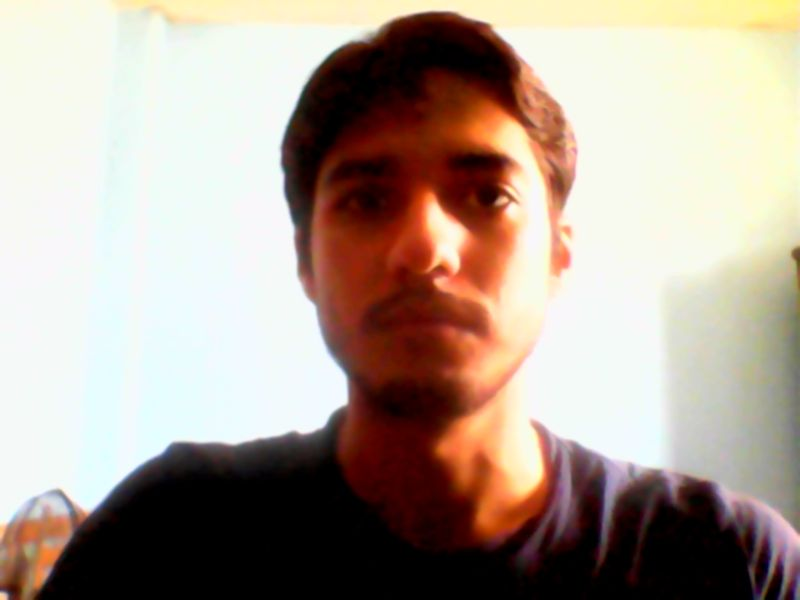
#> input picture haar/dataset/1/foto1.jpg, 800 x 600 px
$ python HAAR.py
#> lines starting #> are read from the running program, lines starting #| are printed output that depends on the picture; after the words box and inside, x2 and y2 are one past the last pixel; in counts of white or black regions, pixels touching at a corner belong together
import cv2
import os
import numpy as np
from PIL import Image
from matplotlib import pyplot as plt

# Ruta al dataset
path = 'dataset'

# Crear el reconocedor LBPH
recognizer = cv2.face.LBPHFaceRecognizer_create()

# Cargar el clasificador Haar Cascade
detector = cv2.CascadeClassifier("haarcascade_frontalface_default.xml")

# Función para obtener imágenes y etiquetas
def get_images_and_labels(path):
#> called with path = 'dataset'
    face_samples = []
    ids = []

    # Recorrer cada carpeta de persona en el dataset
    for person_folder in os.listdir(path):
        # Ignorar carpetas que no sean de personas (como .ipynb_checkpoints)
        if person_folder == '.ipynb_checkpoints':
            continue

        person_path = os.path.join(path, person_folder)
        if not os.path.isdir(person_path):
            continue

        # Obtener el ID de la persona (usamos el nombre de la carpeta como ID)
        try:
            person_id = int(person_folder)
        except ValueError:
            continue  # Si el nombre no es un número, lo saltamos

        # Recorrer cada imagen en la carpeta de la persona
        for image_name in os.listdir(person_path):
            image_path = os.path.join(person_path, image_name)

            # Verificar que sea un archivo de imagen (por extensión)
            if not (image_name.lower().endswith(('.png', '.jpg', '.jpeg'))):
                continue

            # Convertir a escala de grises
            pil_image = Image.open(image_path).convert('L')
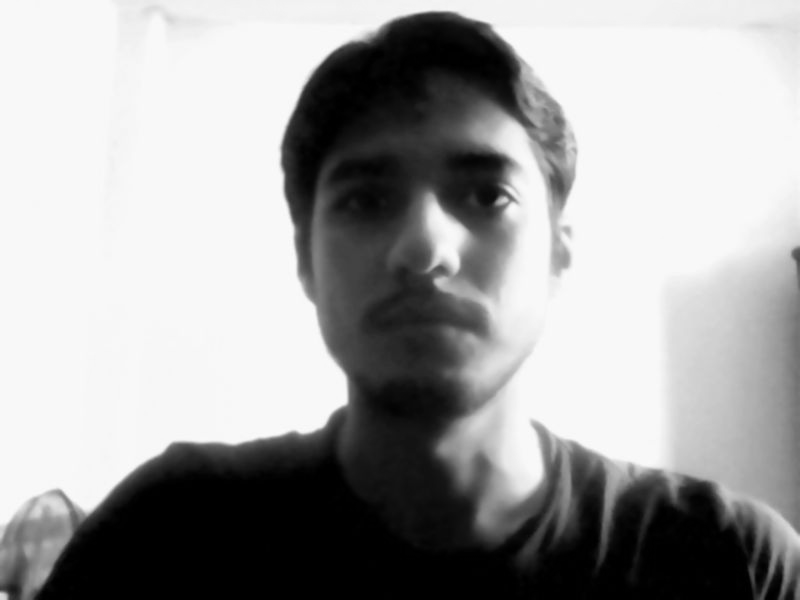
#> pil_image: PIL image 800x600 L; min 0, max 253, mean 161.4
            img_numpy = np.array(pil_image, 'uint8')

            # Detectar rostros
            faces = detector.detectMultiScale(img_numpy)
#> faces = [[266, 76, 316, 316]]

            for (x, y, w, h) in faces:
                face_samples.append(img_numpy[y:y+h, x:x+w])
                ids.append(person_id)
#> this loop made 1 pass
#> after the loop, face_samples = 1 item; ids = [1]

    return face_samples, ids

# Obtener datos de entrenamiento
faces, ids = get_images_and_labels(path)

# Entrenar el modelo
recognizer.train(faces, np.array(ids))

# Guardar el modelo entrenado
recognizer.write('trainer.yml')
print("Modelo entrenado y guardado como 'trainer.yml'")


# Cargar el clasificador Haar Cascade
face_cascade = cv2.CascadeClassifier('haarcascade_frontalface_default.xml')

# Cargar el modelo LBPH entrenado
recognizer = cv2.face.LBPHFaceRecognizer_create()
recognizer.read('trainer.yml')

# Diccionario de nombres (debe coincidir con los IDs del entrenamiento)
names = {1: "Persona1", 2: "Persona2"}  # Ajusta según tus IDs

# Inicializar la cámara
cap = cv2.VideoCapture(0)

while True:
    ret, frame = cap.read()
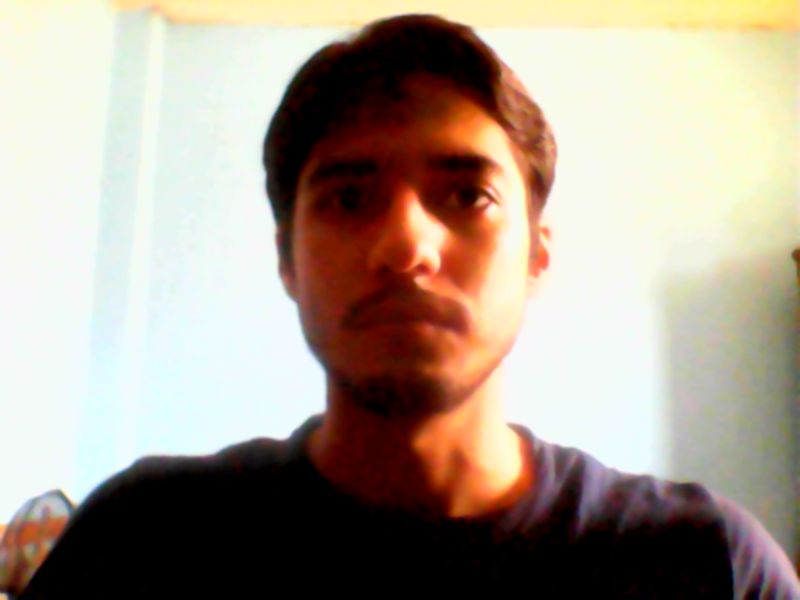
#> input picture haar/dataset/1/foto3.jpg, 800 x 600 px, given in place of the camera
#> frame is the input picture: shape (600, 800, 3); mean B, G, R 141.6, 155, 168.3
    gray = cv2.cvtColor(frame, cv2.COLOR_BGR2GRAY)
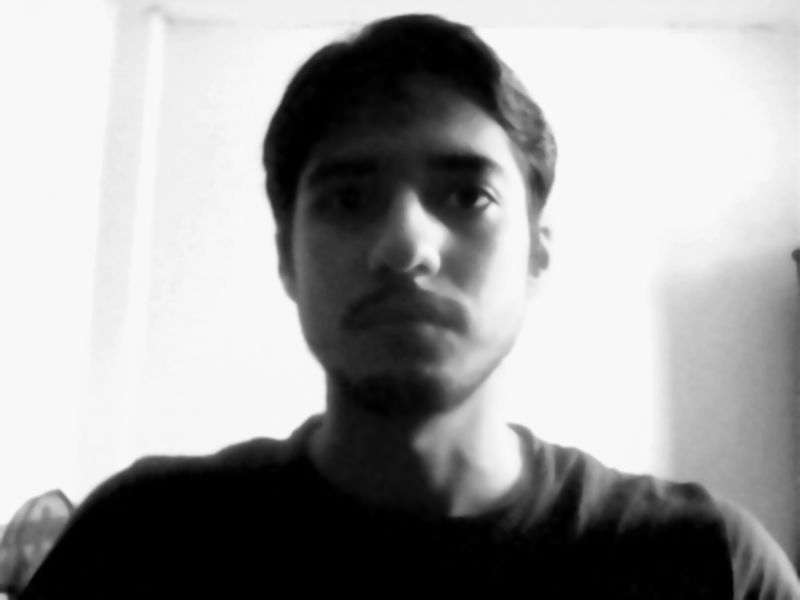
#> gray: shape (600, 800); min 0, max 252, mean 157.4

    # Detectar rostros con Haar Cascade
    faces = face_cascade.detectMultiScale(gray, 1.1, 5)
#> faces = [[251, 81, 306, 306]]

    for (x, y, w, h) in faces:
        # Dibujar rectángulo
        cv2.rectangle(frame, (x, y), (x+w, y+h), (0, 255, 0), 2)

        # Predecir quién es con LBPH
        id, confidence = recognizer.predict(gray[y:y+h, x:x+w])

        # Verificar confianza (menor es mejor)
        if confidence < 100:
            name = names.get(id, "Desconocido")
            confidence_text = f"{round(100 - confidence)}%"
        else:
            name = "Desconocido"
            confidence_text = f"{round(100 - confidence)}%"

        # Mostrar nombre y confianza
        cv2.putText(frame, f"{name} {confidence_text}", (x+5, y-5),
                   cv2.FONT_HERSHEY_SIMPLEX, 1, (255, 255, 255), 2)
#> this loop made 1 pass
#> (x, y, w, h, id, confidence, name, confidence_text) on pass 1: (251, 81, 306, 306, 1, 0.00917, 'Persona1', '100%')
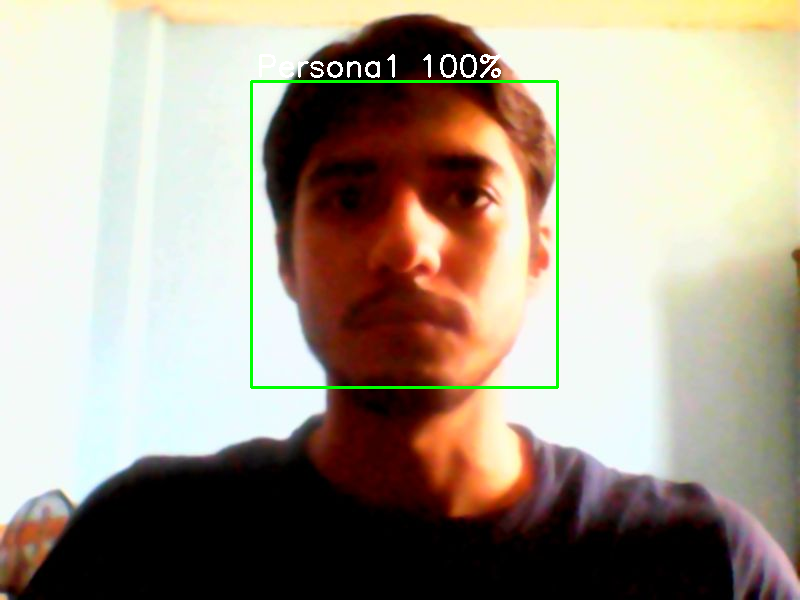
#> frame: shape (600, 800, 3); 1.1% of pixels changed, all inside (x1, y1, x2, y2) = (250, 54, 559, 389)

    # Mostrar imagen
    cv2.imshow('Reconocimiento Facial', frame)

    # Salir con 'q'
    if cv2.waitKey(1) & 0xFF == ord('q'):
#> (key q is pressed here)
        break

cap.release()
cv2.destroyAllWindows()
